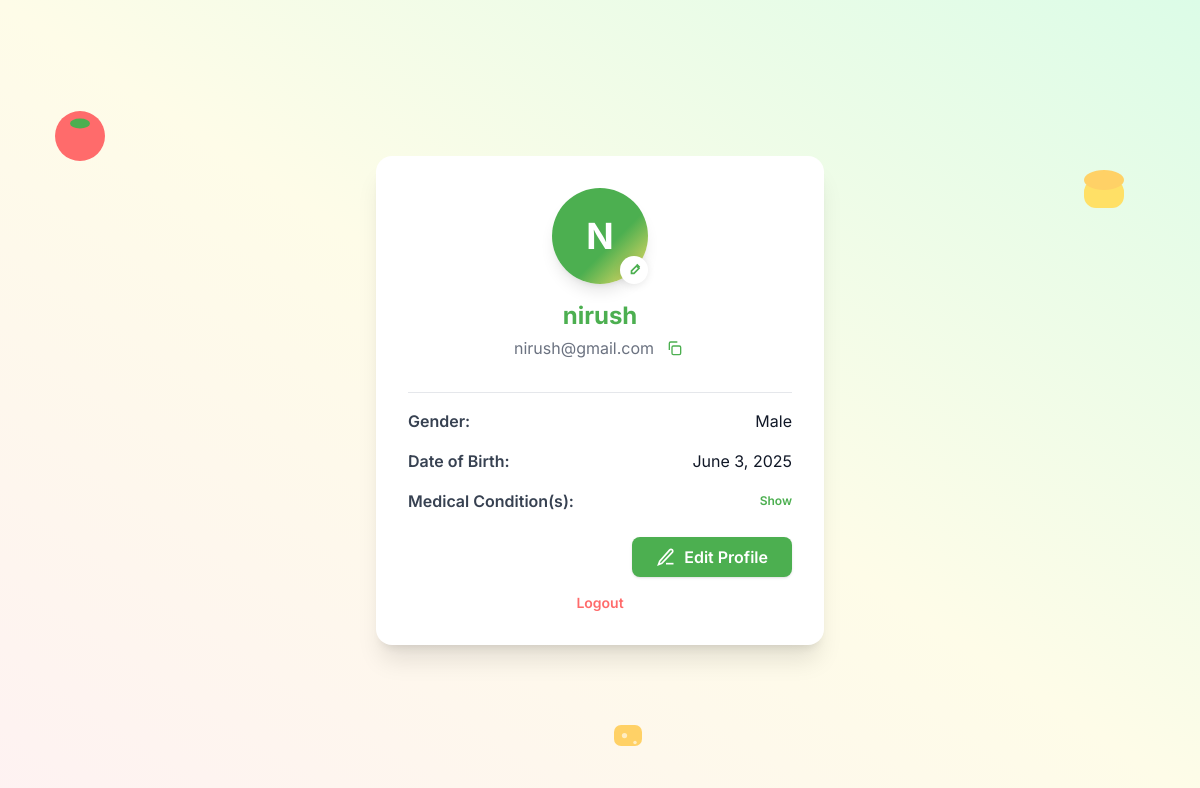
Page /profile/ (signed in) on the committed database.
### core/models.py (models this page shows, shortened)
class CustomUser(AbstractUser):
    is_admin = models.BooleanField(default=False)
    admin_code = models.CharField(max_length=100, blank=True, null=True)
    gender = models.CharField(max_length=20, blank=True, null=True, choices=[
        ('Male', 'Male'),
        ('Female', 'Female'),
        ('Other', 'Other'),
        ('Prefer not to say', 'Prefer not to say'),
    ])
    dob = models.DateField(blank=True, null=True)
    medical_condition = models.CharField(max_length=100, blank=True, null=True, choices=[
        ('None', 'None'),
        ('Diabetes', 'Diabetes'),
        ('Hypertension', 'Hypertension'),
        ('Asthma', 'Asthma'),
        ('Allergy (Peanut)', 'Allergy (Peanut)'),
        ('Lactose Intolerant', 'Lactose Intolerant'),
        ('Heart Disease', 'Heart Disease'),
        ('Other', 'Other'),
    ])
    phone_number = models.CharField(max_length=15, blank=True, null=True)
    address = models.TextField(blank=True, null=True)
    profile_picture = models.ImageField(upload_to='profile_pics/', blank=True, null=True)
    created_at = models.DateTimeField(default=timezone.now)
    updated_at = models.DateTimeField(auto_now=True)

### core/views.py (the view)
# urls.py: path('profile/', views.profile, name='core-profile'),
def profile(request):
    user = request.user
    medical_condition_str = getattr(user, "medical_condition", "")
    if medical_condition_str:
        medical_condition_list = [c.strip() for c in medical_condition_str.split(",") if c.strip()]
    else:
        medical_condition_list = []
    context = {
        "user": user,
        "gender": getattr(user, "gender", ""),
        "dob": getattr(user, "dob", ""),
        "medical_condition": medical_condition_str,
        "medical_condition_list": medical_condition_list,
    }
    return render(request, "core/profile.html", context)

### core/templates/core/profile.html (shortened to what this page needs)
{% load static %}
<!DOCTYPE html>
<html lang="en" class="bg-gray-50">
  <head>
    <script src="https://cdn.tailwindcss.com"></script>
  </head>
  <body
    class="font-sans antialiased min-h-screen flex items-center justify-center bg-gradient-to-bl from-green-100 via-yellow-50 to-red-50 relative overflow-hidden"
  >
    <svg
      class="absolute animate-fly1 left-10 top-24 w-20 h-20 z-0 pointer-events-none"
      viewBox="0 0 64 64"
    >
      <circle cx="32" cy="32" r="20" fill="#FF6B6B" />
      <ellipse cx="32" cy="22" rx="8" ry="4" fill="#4CAF50" />
    </svg>
    <svg
      class="absolute animate-fly2 right-16 top-40 w-16 h-16 z-0 pointer-events-none"
      viewBox="0 0 64 64"
    >
      <rect x="12" y="20" width="40" height="28" rx="12" fill="#FFE066" />
      <ellipse cx="32" cy="20" rx="20" ry="10" fill="#FFD166" />
    </svg>
    <svg
      class="absolute animate-fly3 left-1/2 bottom-10 w-14 h-14 z-0 pointer-events-none"
      viewBox="0 0 64 64"
    >
      <rect x="16" y="24" width="32" height="24" rx="8" fill="#FFD166" />
      <circle cx="28" cy="36" r="3" fill="#FFEDC2" />
      <circle cx="40" cy="44" r="2" fill="#FFEDC2" />
    </svg>
    <div
      class="w-full max-w-md mx-auto bg-white rounded-2xl shadow-xl p-8 animate-pop relative"
    >
      <div class="flex flex-col items-center">
        <div
          class="profile-avatar w-24 h-24 rounded-full flex items-center justify-center shadow-lg mb-4"
        >
          <span class="text-4xl font-bold text-white select-none">
            {{ user.first_name|slice:":1"|upper }}
          </span>
          <button class="edit-avatar-btn" title="Edit avatar" tabindex="0">
            <svg
              class="w-5 h-5 text-primary"
              fill="none"
              stroke="currentColor"
              stroke-width="2"
              viewBox="0 0 24 24"
            >
              <path d="M15.232 5.232l3.536 3.536M9 13l6-6 3 3-6 6H9v-3z" />
            </svg>
          </button>
        </div>
        <h1 class="text-2xl font-bold text-primary mb-1">
          {{ user.first_name }}
        </h1>
        <div class="flex items-center gap-2 mb-4">
          <p class="text-gray-500 break-all" id="userEmail">{{ user.email }}</p>
          <button
            onclick="copyEmail()"
            class="p-1 rounded hover:bg-gray-100"
            title="Copy email"
            aria-label="Copy email"
          >
            <svg
              class="w-4 h-4 text-primary"
              fill="none"
              stroke="currentColor"
              stroke-width="2"
              viewBox="0 0 24 24"
            >
              <rect x="9" y="9" width="13" height="13" rx="2" />
              <path d="M5 15V5a2 2 0 012-2h10" />
            </svg>
          </button>
        </div>
        <div class="w-full border-t border-gray-200 my-4"></div>
        <div class="space-y-4 w-full">
          <div class="flex items-center justify-between">
            <span class="font-semibold text-gray-700">Gender:</span>
            <span class="text-gray-900"
              >{{ gender|default:"Not specified" }}</span
            >
          </div>
          <div class="flex items-center justify-between">
            <span class="font-semibold text-gray-700">Date of Birth:</span>
            <span class="text-gray-900">{{ dob|default:"Not specified" }}</span>
          </div>
          <div>
            <div class="flex items-center justify-between">
              <span class="font-semibold text-gray-700"
                >Medical Condition(s):</span
              >
              <button
                id="toggleMed"
                onclick="toggleMedical()"
                class="text-primary text-xs font-semibold hover:underline focus:outline-none"
              >
                Show
              </button>
            </div>
          </div>
        </div>
        <div class="w-full flex justify-end mt-6">
          <a
            href="{% url 'core-about-user' %}"
            class="bg-primary text-white px-6 py-2 rounded-lg font-semibold hover:bg-green-600 transition shadow flex items-center gap-2"
          >
            <svg
              class="w-5 h-5"
              fill="none"
              stroke="currentColor"
              stroke-width="2"
              viewBox="0 0 24 24"
            >
              <path d="M12 20h9" />
              <path
                d="M16.5 3.5a2.121 2.121 0 113 3L7 19.5 3 21l1.5-4L16.5 3.5z"
              />
            </svg>
            Edit Profile
          </a>
        </div>
        <div class="w-full flex justify-center mt-4">
          <button
            onclick="showLogoutModal()"
            class="text-danger font-semibold hover:underline text-sm"
          >
            Logout
          </button>
        </div>
      </div>
    </div>
  </body>
</html>

### core/templates/core/profile.html (style rules this page uses)
.profile-avatar { background: linear-gradient(135deg, #4caf50 60%, #ffe066 100%); position: relative; }
.animate-pop { animation: pop-in 0.7s cubic-bezier(0.68, -0.55, 0.27, 1.55); transition: box-shadow 0.3s, transform 0.3s; }
.edit-avatar-btn { position: absolute; bottom: 0; right: 0; background: #fff; border-radius: 9999px; box-shadow: 0 2px 8px rgba(0, 0, 0, 0.08); padding: 0.25rem; cursor: pointer; }
.animate-fly1 { animation: fly1 4s ease-in-out infinite alternate; }
.animate-fly2 { animation: fly2 5s ease-in-out infinite alternate; }
.animate-fly3 { animation: fly3 3.5s ease-in-out infinite alternate; }
.text-primary { color: #4caf50; }
.bg-primary { background: #4caf50; }

### rows in the picture
CustomUser: first_name "N", first_name "nirush", email "nirush@gmail.com", gender "Male", dob "June 3, 2025"
